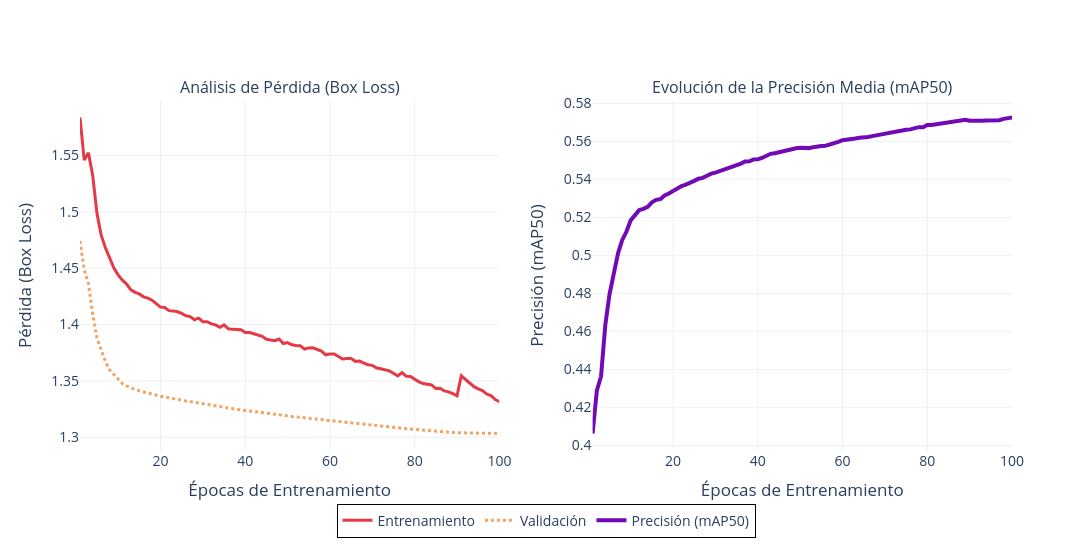

Notebook source saved alongside this figure:
### Code cell
import pandas as pd
import plotly.graph_objects as go
from plotly.subplots import make_subplots

# 1. Cargar y limpiar los datos de tu results.csv
ruta_csv = '../models/entrenamiento_script_estable/results.csv' 
df = pd.read_csv(ruta_csv)
df.columns = df.columns.str.strip()

# 2. Crear el lienzo con 1 fila y 2 columnas
fig = make_subplots(rows=1, cols=2, 
                    subplot_titles=("Análisis de Pérdida (Box Loss)", 
                                    "Evolución de la Precisión Media (mAP50)"))

# ============================================================
# LADO IZQUIERDO: Evolución del Error
# ============================================================
fig.add_trace(
    go.Scatter(x=df['epoch'], y=df['train/box_loss'], 
               name="Entrenamiento", line=dict(color='#E63946', width=3)),
    row=1, col=1
)

fig.add_trace(
    go.Scatter(x=df['epoch'], y=df['val/box_loss'], 
               name="Validación", line=dict(color='#F4A261', width=3, dash='dot')),
    row=1, col=1
)

# ============================================================
# LADO DERECHO: Evolución de la Precisión
# ============================================================
fig.add_trace(
    go.Scatter(x=df['epoch'], y=df['metrics/mAP50(B)'], 
               name="Precisión (mAP50)", line=dict(color='#7209B7', width=4)),
    row=1, col=2
)

# ============================================================
# DISEÑO GLOBAL Y EXPORTACIÓN
# ============================================================
fig.update_layout(
    template="plotly_white", 
    hovermode="x unified",
    font=dict(size=14),
    width=1200,  # Fija el ancho para que no se estire
    height=550,  # Fija el alto para una proporción perfecta
    # Ponemos una sola leyenda central abajo para que ambas gráficas respiren
    legend=dict(
        orientation="h",
        yanchor="top", y=-0.15,
        xanchor="center", x=0.5,
        bgcolor="rgba(255, 255, 255, 0.85)",
        bordercolor="Black", borderwidth=1
    )
)

# Nombrar los ejes X e Y de cada lado
fig.update_xaxes(title_text="Épocas de Entrenamiento", row=1, col=1)
fig.update_xaxes(title_text="Épocas de Entrenamiento", row=1, col=2)
fig.update_yaxes(title_text="Pérdida (Box Loss)", row=1, col=1)
fig.update_yaxes(title_text="Precisión (mAP50)", row=1, col=2)

print("Mostrando Gráfica Combinada...")
fig.show()

# Opcional: Para guardar directamente como imagen desde código (Requiere pip install -U kaleido)
# fig.write_image("yolo_curves_antonio_combinada.png", scale=2)

### Figure 1 — Plotly figure (JSON) as saved in the notebook; plotly's stock layout.template omitted (floating-point values rounded to 4 significant figures)
{"data": [{"line": {"color": "#E63946", "width": 3}, "name": "Entrenamiento", "type": "scatter", "x": [1, 2, 3, 4, 5, 6, 7, 8, 9, 10, 11, 12, 13, 14, 15, 16, 17, 18, 19, 20, 21, 22, 23, 24, 25, 26, 27, 28, 29, 30, 31, 32, 33, 34, 35, 36, 37, 38, 39, 40, 41, 42, 43, 44, 45, 46, 47, 48, 49, 50, 51, 52, 53, 54, 55, 56, 57, 58, 59, 60, 61, 62, 63, 64, 65, 66, 67, 68, 69, 70, 71, 72, 73, 74, 75, 76, 77, 78, 79, 80, 81, 82, 83, 84, 85, 86, 87, 88, 89, 90, 91, 92, 93, 94, 95, 96, 97, 98, 99, 100], "xaxis": "x", "y": [1.584, 1.546, 1.553, 1.532, 1.499, 1.479, 1.468, 1.459, 1.45, 1.444, 1.439, 1.436, 1.431, 1.429, 1.427, 1.425, 1.424, 1.422, 1.418, 1.416, 1.415, 1.412, 1.412, 1.411, 1.41, 1.408, 1.407, 1.404, 1.406, 1.403, 1.403, 1.401, 1.4, 1.398, 1.4, 1.396, 1.396, 1.396, 1.395, 1.393, 1.393, 1.392, 1.391, 1.39, 1.387, 1.386, 1.386, 1.387, 1.383, 1.384, 1.382, 1.382, 1.381, 1.378, 1.379, 1.379, 1.378, 1.376, 1.373, 1.374, 1.374, 1.372, 1.369, 1.37, 1.37, 1.367, 1.368, 1.366, 1.364, 1.364, 1.361, 1.361, 1.36, 1.359, 1.357, 1.354, 1.357, 1.354, 1.354, 1.351, 1.349, 1.348, 1.347, 1.346, 1.343, 1.343, 1.341, 1.34, 1.339, 1.337, 1.355, 1.351, 1.348, 1.345, 1.343, 1.341, 1.338, 1.337, 1.333, 1.332], "yaxis": "y"}, {"line": {"color": "#F4A261", "dash": "dot", "width": 3}, "name": "Validación", "type": "scatter", "x": [1, 2, 3, 4, 5, 6, 7, 8, 9, 10, 11, 12, 13, 14, 15, 16, 17, 18, 19, 20, 21, 22, 23, 24, 25, 26, 27, 28, 29, 30, 31, 32, 33, 34, 35, 36, 37, 38, 39, 40, 41, 42, 43, 44, 45, 46, 47, 48, 49, 50, 51, 52, 53, 54, 55, 56, 57, 58, 59, 60, 61, 62, 63, 64, 65, 66, 67, 68, 69, 70, 71, 72, 73, 74, 75, 76, 77, 78, 79, 80, 81, 82, 83, 84, 85, 86, 87, 88, 89, 90, 91, 92, 93, 94, 95, 96, 97, 98, 99, 100], "xaxis": "x", "y": [1.474, 1.449, 1.436, 1.409, 1.388, 1.377, 1.367, 1.36, 1.356, 1.351, 1.348, 1.345, 1.344, 1.342, 1.341, 1.34, 1.339, 1.338, 1.337, 1.336, 1.336, 1.335, 1.334, 1.333, 1.333, 1.332, 1.332, 1.331, 1.33, 1.33, 1.329, 1.328, 1.328, 1.327, 1.327, 1.326, 1.325, 1.325, 1.324, 1.324, 1.323, 1.323, 1.322, 1.322, 1.321, 1.321, 1.32, 1.32, 1.319, 1.319, 1.319, 1.318, 1.318, 1.317, 1.317, 1.316, 1.316, 1.315, 1.315, 1.314, 1.314, 1.314, 1.313, 1.313, 1.313, 1.312, 1.312, 1.311, 1.311, 1.311, 1.31, 1.31, 1.309, 1.309, 1.309, 1.308, 1.308, 1.308, 1.307, 1.307, 1.307, 1.306, 1.306, 1.306, 1.305, 1.305, 1.305, 1.305, 1.304, 1.304, 1.304, 1.304, 1.304, 1.304, 1.303, 1.304, 1.304, 1.304, 1.303, 1.303], "yaxis": "y"}, {"line": {"color": "#7209B7", "width": 4}, "name": "Precisión (mAP50)", "type": "scatter", "x": [1, 2, 3, 4, 5, 6, 7, 8, 9, 10, 11, 12, 13, 14, 15, 16, 17, 18, 19, 20, 21, 22, 23, 24, 25, 26, 27, 28, 29, 30, 31, 32, 33, 34, 35, 36, 37, 38, 39, 40, 41, 42, 43, 44, 45, 46, 47, 48, 49, 50, 51, 52, 53, 54, 55, 56, 57, 58, 59, 60, 61, 62, 63, 64, 65, 66, 67, 68, 69, 70, 71, 72, 73, 74, 75, 76, 77, 78, 79, 80, 81, 82, 83, 84, 85, 86, 87, 88, 89, 90, 91, 92, 93, 94, 95, 96, 97, 98, 99, 100], "xaxis": "x2", "y": [0.4063, 0.4288, 0.4364, 0.4634, 0.4797, 0.4911, 0.5011, 0.5081, 0.5125, 0.5185, 0.5216, 0.5238, 0.5245, 0.5255, 0.5279, 0.5292, 0.5295, 0.5315, 0.5325, 0.534, 0.5356, 0.5365, 0.5372, 0.538, 0.5392, 0.5403, 0.5408, 0.5419, 0.543, 0.5435, 0.5443, 0.5453, 0.5461, 0.5466, 0.5473, 0.5483, 0.5494, 0.5495, 0.5505, 0.5506, 0.5512, 0.5526, 0.5534, 0.5537, 0.5543, 0.5544, 0.5552, 0.5557, 0.5564, 0.5566, 0.5564, 0.5564, 0.5569, 0.5574, 0.5575, 0.5577, 0.5582, 0.5591, 0.5597, 0.5606, 0.5611, 0.5615, 0.5615, 0.5619, 0.562, 0.5623, 0.5627, 0.5631, 0.5638, 0.5645, 0.5647, 0.565, 0.5652, 0.566, 0.5661, 0.5663, 0.5669, 0.5675, 0.5674, 0.5686, 0.5686, 0.569, 0.5688, 0.5694, 0.5696, 0.5701, 0.5704, 0.5709, 0.5714, 0.5708, 0.5707, 0.5705, 0.5708, 0.5709, 0.5709, 0.571, 0.5711, 0.5718, 0.5722, 0.5725], "yaxis": "y2"}], "layout": {"annotations": [{"font": {"size": 16}, "showarrow": false, "text": "Análisis de Pérdida (Box Loss)", "x": 0.225, "xanchor": "center", "xref": "paper", "y": 1, "yanchor": "bottom", "yref": "paper"}, {"font": {"size": 16}, "showarrow": false, "text": "Evolución de la Precisión Media (mAP50)", "x": 0.775, "xanchor": "center", "xref": "paper", "y": 1, "yanchor": "bottom", "yref": "paper"}], "font": {"size": 14}, "height": 550, "hovermode": "x unified", "legend": {"bgcolor": "rgba(255, 255, 255, 0.85)", "bordercolor": "Black", "borderwidth": 1, "orientation": "h", "x": 0.5, "xanchor": "center", "y": -0.15, "yanchor": "top"}, "width": 1200, "xaxis": {"anchor": "y", "domain": [0, 0.45], "title": {"text": "Épocas de Entrenamiento"}}, "xaxis2": {"anchor": "y2", "domain": [0.55, 1], "title": {"text": "Épocas de Entrenamiento"}}, "yaxis": {"anchor": "x", "domain": [0, 1], "title": {"text": "Pérdida (Box Loss)"}}, "yaxis2": {"anchor": "x2", "domain": [0, 1], "title": {"text": "Precisión (mAP50)"}}}}
